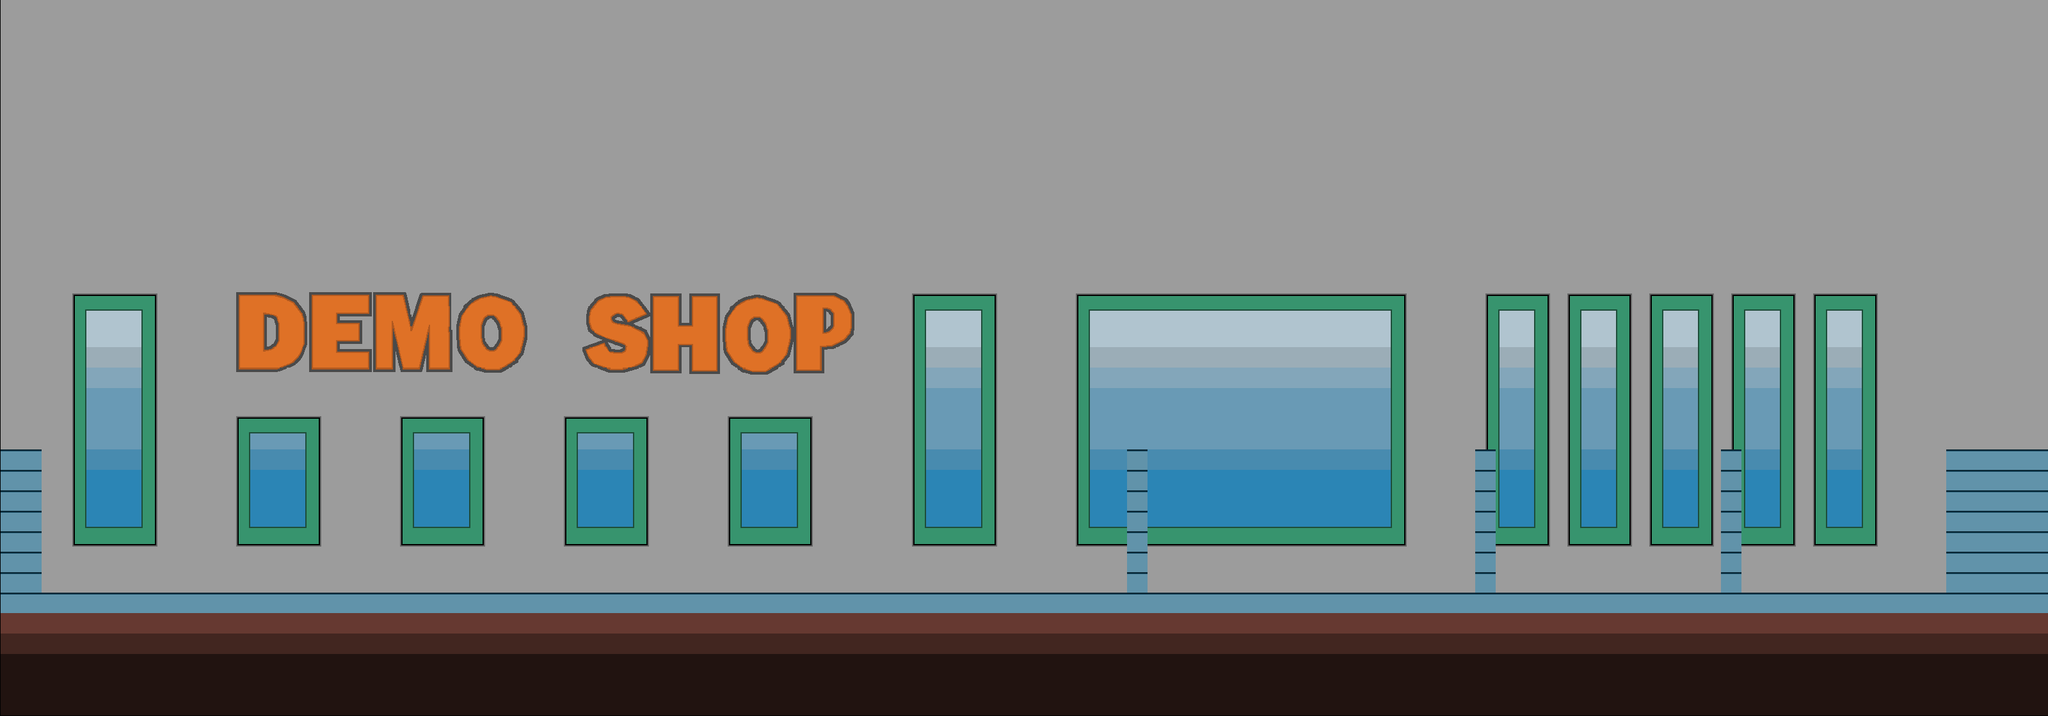

Below is a game level as drawn by its tile map, then a one-line description and the .tmx that defines it (tile-layer data replaced by summaries):
An orthogonal 100x35 tile map with 32x32 px tiles, 1 tile layer (Tile Layer 1).

<map version="1.10" tiledversion="1.10.2" orientation="orthogonal" renderorder="left-up" width="100" height="35" tilewidth="32" tileheight="32" infinite="0" nextlayerid="2" nextobjectid="1">
 <tileset firstgid="1" source="DemoShopPadded.tsx" />
 <layer id="1" name="Tile Layer 1" width="100" height="35" offsetx="1.333" offsety="-1.66667">
  <data>[3500 cells, 3500 non-empty, 165 distinct tile ids]</data>
 </layer>
</map>